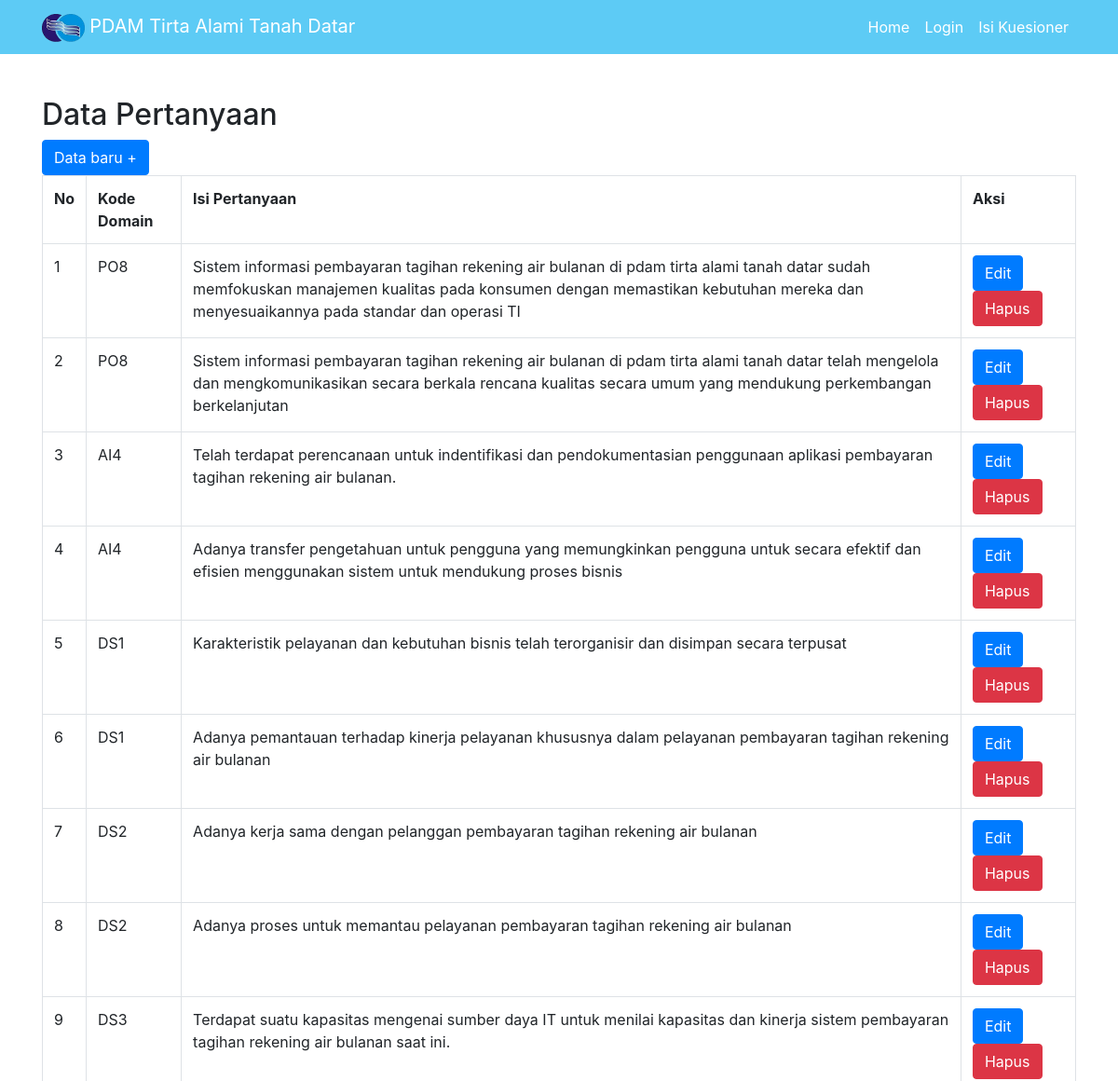
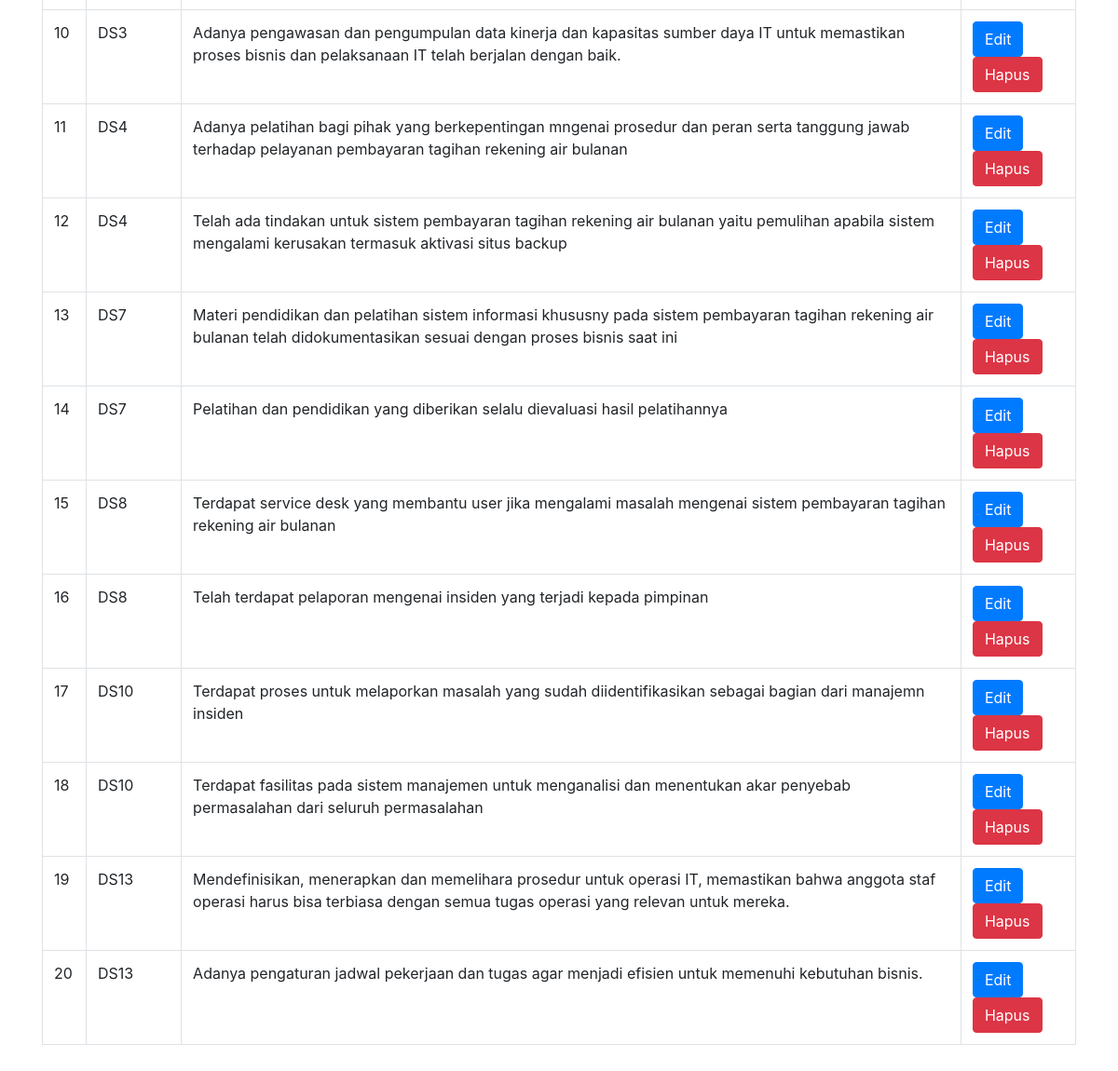
/tampil_pertanyaan.php, run on the app's committed database (2 pictures, top to bottom).
### tables this page shows
CREATE TABLE `tbl_pertanyaan` (
  `id_pertanyaan` int(11) NOT NULL,
  `kd_domain` varchar(11) NOT NULL,
  `isi_pertanyaan` varchar(255) NOT NULL
);

### Medoo.php (called while the page is built, shortened)
<?php
class Medoo
{
	public $pdo;
	protected $type;
	public function __construct(array $options)
	{
		if (isset($options[ 'database_type' ]))
		{
			$this->type = strtolower($options[ 'database_type' ]);
		}
		$option = isset($options[ 'option' ]) ? $options[ 'option' ] : [];
		$commands = (isset($options[ 'command' ]) && is_array($options[ 'command' ])) ? $options[ 'command' ] : [];
		switch ($this->type)
		{
			case 'mysql':
				$commands[] = 'SET SQL_MODE=ANSI_QUOTES';
				break;
		}
		if (isset($options[ 'dsn' ]))
		{
			if (is_array($options[ 'dsn' ]) && isset($options[ 'dsn' ][ 'driver' ]))
			{
				$attr = $options[ 'dsn' ];
			}
			else
			{
				throw new InvalidArgumentException('Invalid DSN option supplied');
			}
		}
		else
		{
			$is_port = isset($port);
			switch ($this->type)
			{
				case 'mysql':
					$attr = [
						'driver' => 'mysql',
						'dbname' => $options[ 'database_name' ]
					];
					if (isset($options[ 'socket' ]))
					{
						$attr[ 'unix_socket' ] = $options[ 'socket' ];
					}
					else
					{
						$attr[ 'host' ] = $options[ 'server' ];
					}
					break;
			}
		}
		$driver = $attr[ 'driver' ];
		unset($attr[ 'driver' ]);
		$stack = [];
		foreach ($attr as $key => $value)
		{
			$stack[] = is_int($key) ? $value : $key . '=' . $value;
		}
		$dsn = $driver . ':' . implode($stack, ';');
		try {
			$this->pdo = new PDO(
				$dsn,
				isset($options[ 'username' ]) ? $options[ 'username' ] : null,
				isset($options[ 'password' ]) ? $options[ 'password' ] : null,
				$option
			);
			foreach ($commands as $value)
			{
				$this->pdo->exec($value);
			}
		}
		catch (PDOException $e) {
			throw new PDOException($e->getMessage());
		}
	}
	public function query($query, $map = [])
	{
		$raw = $this->raw($query, $map);
		$query = $this->buildRaw($raw, $map);
		return $this->exec($query, $map);
	}
	public function exec($query, $map = [])
	{
		$statement = $this->pdo->prepare($query);
		if ($statement)
		{
			$statement->execute();
			return $statement;
		}
		return false;
	}
	public static function raw($string, $map = [])
	{
		$raw = new Raw();
		$raw->map = $map;
		$raw->value = $string;
		return $raw;
	}
	protected function isRaw($object)
	{
		return $object instanceof Raw;
	}
	protected function buildRaw($raw, &$map)
	{
		$query = preg_replace_callback(
			'/((FROM|TABLE|INTO|UPDATE)\s*)?\<([a-zA-Z0-9_\.]+)\>/i',
			function ($matches)
			{
				if (!empty($matches[ 2 ]))
				{
					return $matches[ 2 ] . ' ' . $this->tableQuote($matches[ 3 ]);
				}
				return $this->columnQuote($matches[ 3 ]);
			},
			$raw->value);
		return $query;
	}
}

### koneksi.php (called while the page is built, shortened)
<?php
require "Medoo.php";
$db = new Medoo([
    'database_type' => 'mysql',
    'database_name' => 'db_pdam',
    'server' => 'localhost',
    'username' => 'root',
    'password' => 'mysql'
]);
?>

### tampil_pertanyaan.php (the view, shortened to what this page needs)
<?php
require "koneksi.php";
$data_kuesioner = $db->query("Select
    tbl_domain.nm_domain,
    tbl_pertanyaan.kd_domain,
    tbl_pertanyaan.isi_pertanyaan,
    tbl_pertanyaan.id_pertanyaan
From
    tbl_domain Inner Join
    tbl_pertanyaan On tbl_domain.kd_domain = tbl_pertanyaan.kd_domain")->fetchAll(PDO::FETCH_ASSOC);
?>
<!DOCTYPE html>
<html lang="en">
<head>
  <?php include 'components/head.php' ?>
</head>
<body>
  <?php include 'components/menu.php' ?>
  <div class="container">
    <div class="row">
      <div class="col-md-12 mb-5 mt-5">
<h2>Data Pertanyaan</h2>
<a href="tambah_pertanyaan.php" class='btn btn-primary'>Data baru +</a>
<table class="table table-bordered table-stripped">
	<tr>
		<th>No</th>
		<th>Kode Domain</th>
		<th>Isi Pertanyaan</th>
    <th>Aksi</th>
	</tr>
<?php
foreach($data_kuesioner as $no => $kuesioner)
{
	echo "
		<tr>
			<td>".($no+1)."</td>
			<td>".$kuesioner['kd_domain']."</td>
			<td>".$kuesioner['isi_pertanyaan']."</td>
		  <td>
        <a href='edit_pertanyaan.php?id_pertanyaan=".$kuesioner['id_pertanyaan']."' class='btn btn-primary'>Edit</a>
        <a href='proses_hapus_pertanyaan.php?id_pertanyaan=".$kuesioner['id_pertanyaan']."' class='btn btn-danger'>Hapus</a>
      </td>
		</tr>
	";
}
?>
</table>
 </div>
    </div>
  </div>
</body>
</html>

### assets/css/business-frontpage.css (style rules this page uses)
body { padding-top: 56px; }

### data on the page
tbl_pertanyaan: kd_domain "PO8", isi_pertanyaan "Sistem informasi pembayaran tagihan rekening air bulanan di pdam tirta alami tanah datar sudah memfokuskan manajemen kualitas pada konsumen dengan memastikan kebutuhan mereka dan menyesuaikannya pada standar dan operasi TI"
tbl_pertanyaan: kd_domain "PO8", isi_pertanyaan "Sistem informasi pembayaran tagihan rekening air bulanan di pdam tirta alami tanah datar telah mengelola dan mengkomunikasikan secara berkala rencana kualitas secara umum yang mendukung perkembangan berkelanjutan"
tbl_pertanyaan: kd_domain "AI4", isi_pertanyaan "Telah terdapat perencanaan untuk indentifikasi dan pendokumentasian penggunaan aplikasi pembayaran tagihan rekening air bulanan."
tbl_pertanyaan: kd_domain "AI4", isi_pertanyaan "Adanya transfer pengetahuan untuk pengguna yang memungkinkan pengguna untuk secara efektif dan efisien menggunakan sistem untuk mendukung proses bisnis"
tbl_pertanyaan: kd_domain "DS1", isi_pertanyaan "Karakteristik pelayanan dan kebutuhan bisnis telah terorganisir dan disimpan secara terpusat"
tbl_pertanyaan: kd_domain "DS1", isi_pertanyaan "Adanya pemantauan terhadap kinerja pelayanan khususnya dalam pelayanan pembayaran tagihan rekening air bulanan"
tbl_pertanyaan: kd_domain "DS2", isi_pertanyaan "Adanya kerja sama dengan pelanggan pembayaran tagihan rekening air bulanan"
tbl_pertanyaan: kd_domain "DS2", isi_pertanyaan "Adanya proses untuk memantau pelayanan pembayaran tagihan rekening air bulanan"
tbl_pertanyaan: kd_domain "DS3", isi_pertanyaan "Terdapat suatu kapasitas mengenai sumber daya IT untuk menilai kapasitas dan kinerja sistem pembayaran tagihan rekening air bulanan saat ini."
tbl_pertanyaan: kd_domain "DS3", isi_pertanyaan "Adanya pengawasan dan pengumpulan data kinerja dan kapasitas sumber daya IT untuk memastikan proses bisnis dan pelaksanaan IT telah berjalan dengan baik."
tbl_pertanyaan: kd_domain "DS4", isi_pertanyaan "Adanya pelatihan bagi pihak yang berkepentingan mngenai prosedur dan peran serta tanggung jawab terhadap pelayanan pembayaran tagihan rekening air bulanan"
tbl_pertanyaan: kd_domain "DS4", isi_pertanyaan "Telah ada tindakan untuk sistem pembayaran tagihan rekening air bulanan yaitu pemulihan apabila sistem mengalami kerusakan termasuk aktivasi situs backup"
tbl_pertanyaan: kd_domain "DS7", isi_pertanyaan "Materi pendidikan dan pelatihan sistem informasi khususny pada sistem pembayaran tagihan rekening air bulanan telah didokumentasikan sesuai dengan proses bisnis saat ini"
tbl_pertanyaan: kd_domain "DS7", isi_pertanyaan "Pelatihan dan pendidikan yang diberikan selalu dievaluasi hasil pelatihannya"
tbl_pertanyaan: kd_domain "DS8", isi_pertanyaan "Terdapat service desk yang membantu user jika mengalami masalah mengenai sistem pembayaran tagihan rekening air bulanan"
tbl_pertanyaan: kd_domain "DS8", isi_pertanyaan "Telah terdapat pelaporan mengenai insiden yang terjadi kepada pimpinan"
tbl_pertanyaan: kd_domain "DS10", isi_pertanyaan "Terdapat proses untuk melaporkan masalah yang sudah diidentifikasikan sebagai bagian dari manajemn insiden"
tbl_pertanyaan: kd_domain "DS10", isi_pertanyaan "Terdapat fasilitas pada sistem manajemen untuk menganalisi dan menentukan akar penyebab permasalahan dari seluruh permasalahan"
tbl_pertanyaan: kd_domain "DS13", isi_pertanyaan "Mendefinisikan, menerapkan dan memelihara prosedur untuk operasi IT, memastikan bahwa anggota staf operasi harus bisa terbiasa dengan semua tugas operasi yang relevan untuk mereka."
tbl_pertanyaan: kd_domain "DS13", isi_pertanyaan "Adanya pengaturan jadwal pekerjaan dan tugas agar menjadi efisien untuk memenuhi kebutuhan bisnis."
